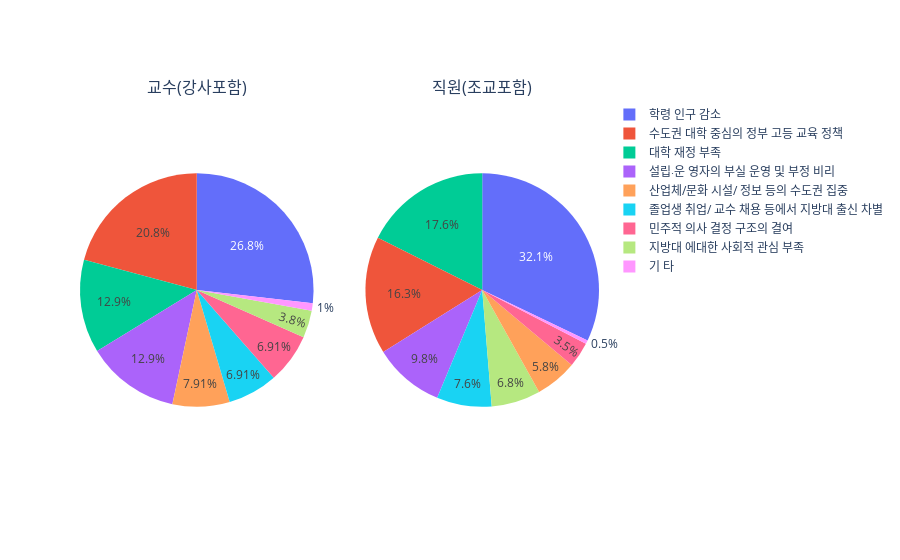

The cell this chart's notebook holds for it:
### Markdown cell above
# 4. 지방대학 폐쇄의 문제점 분석
1. 대학 구성원들에 대한 설문조사
2. 국내외 주요 대학 학생 수 비교

### Code cell
df4 = pd.read_excel('지방대학 위기의 원인.xlsx')

df4 = df4.drop(columns=['구분', '구분.1', '합계', '합계.1'])
df4 = df4.transpose().iloc[:, 0:2]
df4.columns = ["교수(강사포함)", "직원(조교포함)"]

fig = make_subplots(rows=1, cols=2,
                   specs=[[{'type':'domain'}, {'type':'domain'}]],
                   subplot_titles=['교수(강사포함)', '직원(조교포함)'])
fig.add_trace(go.Pie(labels=df4.index, values=df4['교수(강사포함)'], 
                    name="교수(강사포함)"), 1, 1)
fig.add_trace(go.Pie(labels=df4.index, values=df4['직원(조교포함)'], 
                    name="직원(조교포함)"), 1, 2)
fig.show()
df4

### Figure 1 — Plotly figure (JSON) as saved in the notebook; plotly's stock layout.template omitted (floating-point values rounded to 4 significant figures)
{"data": [{"domain": {"x": [0, 0.45], "y": [0, 1]}, "labels": ["학령 인구 감소", "졸업생 취업/ 교수 채용 등에서 지방대 출신 차별", "수도권 대학 중심의 정부 고등 교육 정책", "산업체/문화 시설/ 정보 등의 수도권 집중", "지방대 에대한 사회적 관심 부족", "대학 재정 부족", "설립‧운 영자의 부실 운영 및 부정 비리", "민주적 의사 결정 구조의 결여", "기 타"], "name": "교수(강사포함)", "type": "pie", "values": [26.8, 6.9, 20.8, 7.9, 3.8, 12.9, 12.9, 6.9, 1]}, {"domain": {"x": [0.55, 1], "y": [0, 1]}, "labels": ["학령 인구 감소", "졸업생 취업/ 교수 채용 등에서 지방대 출신 차별", "수도권 대학 중심의 정부 고등 교육 정책", "산업체/문화 시설/ 정보 등의 수도권 집중", "지방대 에대한 사회적 관심 부족", "대학 재정 부족", "설립‧운 영자의 부실 운영 및 부정 비리", "민주적 의사 결정 구조의 결여", "기 타"], "name": "직원(조교포함)", "type": "pie", "values": [32.1, 7.6, 16.3, 5.8, 6.8, 17.6, 9.8, 3.5, 0.5]}], "layout": {"annotations": [{"font": {"size": 16}, "showarrow": false, "text": "교수(강사포함)", "x": 0.225, "xanchor": "center", "xref": "paper", "y": 1, "yanchor": "bottom", "yref": "paper"}, {"font": {"size": 16}, "showarrow": false, "text": "직원(조교포함)", "x": 0.775, "xanchor": "center", "xref": "paper", "y": 1, "yanchor": "bottom", "yref": "paper"}]}}
